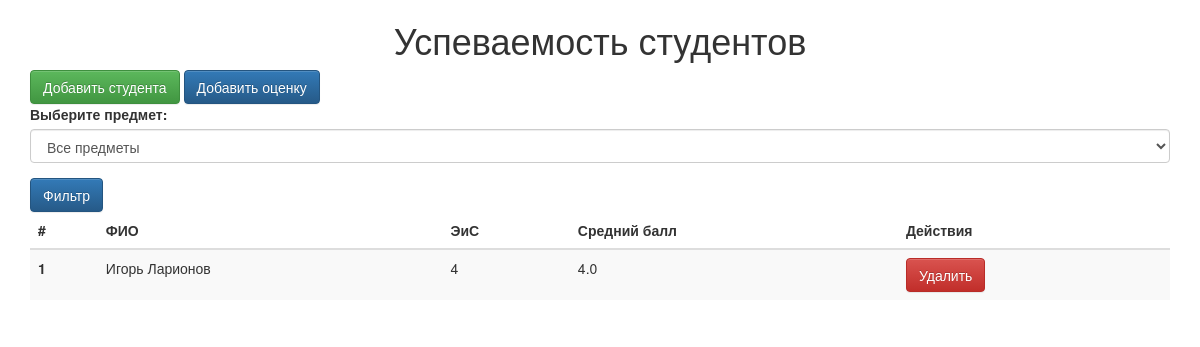
The app's page /, older data.
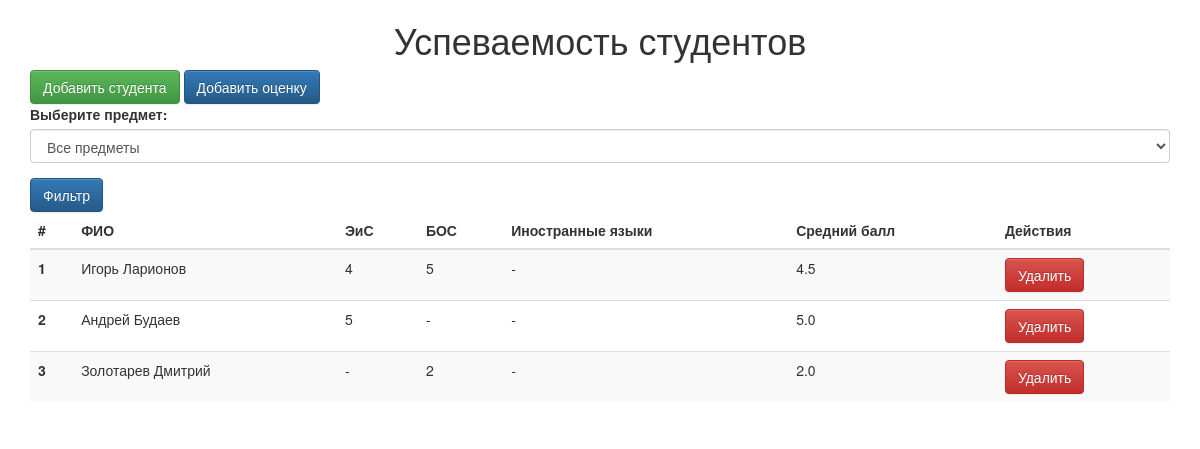
The same page, newer data.
### core/models.py (models this page shows, shortened)
class Subject(models.Model):
    name = models.CharField(max_length=50)
    subject_code = models.CharField(max_length=10, unique=True)

class Student(models.Model):
    first_name = models.CharField(max_length=30)
    last_name = models.CharField(max_length=30)
    student_id = models.CharField(max_length=10, unique=True)

### core/views.py (the view)
# urls.py: path('', dashboard, name='dashboard'),
def dashboard(request):
    subjects = Subject.objects.all()
    selected_subject = request.GET.get('subject')
    if selected_subject:
        selected_subject_instance = Subject.objects.get(name=selected_subject)
        grades = Grade.objects.filter(subject=selected_subject_instance)
        students = Student.objects.filter(id__in=grades.values('student'))
    else:
        students = Student.objects.all()
    student_statistics = []
    for student in students:
        grades = Grade.objects.filter(student=student)
        subject_grades = {grade.subject.name: grade.grade for grade in grades}
        scores = [subject_grades.get(subject.name, '-') for subject in subjects]
        average_grade = Grade.objects.filter(student=student).aggregate(Avg('grade'))['grade__avg']
        average_grade = round(average_grade, 2) if average_grade else '-'  # Округляем до двух знаков после запятой
        student_statistics.append({
            'student': student,
            'scores': scores,
            'average_grade': average_grade  # Добавляем средний балл в словарь для передачи в шаблон
        })
    return render(request, 'core/dashboard.html', {
        'student_statistics': student_statistics,
        'subjects': [subject.name for subject in subjects],
        'selected_subject': selected_subject
    })

### core/templates/core/dashboard.html (shortened to what this page needs)
<!DOCTYPE html>
<html>
<head>
    <link rel="stylesheet" href="https://maxcdn.bootstrapcdn.com/bootstrap/3.3.4/css/bootstrap.min.css">
    <link rel="stylesheet" href="https://maxcdn.bootstrapcdn.com/bootstrap/3.3.4/css/bootstrap-theme.min.css">
</head>
<body>
    <div class="container">
        <h1 style="text-align:center;">Успеваемость студентов</h1>
        <a href="{% url 'add_student' %}" class="btn btn-success">Добавить студента</a>
        <a href="{% url 'add_grade' %}" class="btn btn-primary">Добавить оценку</a>
        <form method="GET" action="{% url 'dashboard' %}">
            <div class="form-group">
                <label for="subject">Выберите предмет:</label>
                <select name="subject" id="subject" class="form-control">
                    <option value="">Все предметы</option>
                </select>
            </div>
            <button type="submit" class="btn btn-primary">Фильтр</button>
        </form>
        <table class="table table-striped">
            <thead>
                <tr>
                    <th>#</th>
                    <th>ФИО</th>
                    {% for subject in subjects %}
                        <th>{{ subject }}</th>
                    {% endfor %}
                    <th>Средний балл</th>
                    <th>Действия</th>
                </tr>
            </thead>
            <tbody>
                {% for statistics in student_statistics %}
                    <tr>
                        <th scope="row">{{ statistics.student.id }}</th>
                        <td>{{ statistics.student.first_name }} {{ statistics.student.last_name }}</td>
                        {% for score in statistics.scores %}
                            <td>{{ score }}</td>
                        {% endfor %}
                        <td>{{ statistics.average_grade }}</td>
                        <td>
                            <a href="{% url 'delete_student' statistics.student.id %}" class="btn btn-danger">Удалить</a>
                        </td>
                    </tr>
                {% endfor %}
            </tbody>
        </table>
    </div>
</body>
</html>

Row changes from the older to the newer data that the page shows:
added Subject: subjects "БОС"
added Subject: subjects "Иностранные языки"
computed for Student "Игорь": average_grade "4.0" → "4.5"
added Student: student.id "2", student.first_name "Андрей", student.last_name "Будаев", scores "5" "-" "-", average_grade "5.0"
added Student: student.id "3", student.first_name "Золотарев", student.last_name "Дмитрий", scores "-" "2" "-", average_grade "2.0"
Text that changed along with them:
new list line: "5"
